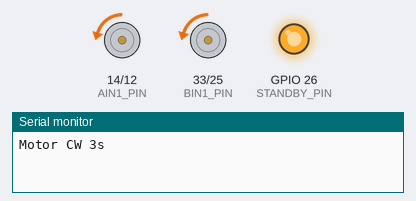
Bench run of a sketch on a simulated ESP32. On the bench: motor-driver pin pairs drawn as motors (green arrow = first pin HIGH = forward, orange = second pin HIGH = backward, longer = more drive, scaled by the enable pin, stopped while the standby pin is LOW), output pins drawn as LEDs (lit = HIGH), the last lines printed to the serial monitor.

Above: at 1.0 s.
At 3.5 s:
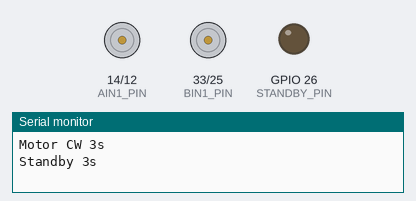
At 6.0 s:
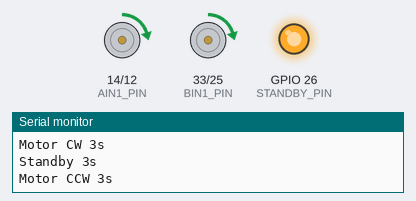
Timing chart, 0 to 10.4 s (numbered marks = the images above):
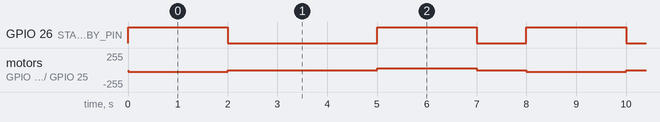

The sketch:

03-change-speed.ino
```cpp
#include <Arduino.h>
#define PWM_FREQ 5000

int PWM_RESOLUTION = 10;

const int PWMA_CHANNEL = 0;
int PWMB_CHANNEL = 1;

int STANDBY_PIN = 26;

#define PWMA_PIN 27
#define AIN1_PIN 14
// int PWMA_PIN = 27;
// int AIN1_PIN = 14;
int AIN2_PIN = 12;

int PWMB_PIN = 32;
int BIN1_PIN = 33;
int BIN2_PIN = 25;

int MAX_DUTY_CYCLE = (int)(pow(2, PWM_RESOLUTION) - 1);

void setupPwmPin(uint8_t pin, uint8_t channel)
{
  ledcSetup(PWMA_CHANNEL, PWM_FREQ, PWM_RESOLUTION);
  ledcAttachPin(pin, channel);
}

void setupSerial()
{
  Serial.begin(115200);
}

/*
void changeToCw(int cw)
{
}
*/

/*

IN1 IN2 PWM STBY Mode |
0 0 1 1 Stop  0
0 1 1 1 CCW   1
1 0 1 1 CW    2
1 1 1 0 STBY  3
*/

void turnMotorPower(int onOff_IN1, int onOff_IN2, int speed, int onOff_STANDBY)
{
  // Serial.println(Speed);


  digitalWrite(STANDBY_PIN, onOff_STANDBY);

  analogWrite(PWMA_PIN, speed*1.02);
  digitalWrite(AIN1_PIN, onOff_IN1);
  digitalWrite(AIN2_PIN, onOff_IN2);

  analogWrite(PWMB_PIN, speed);
  digitalWrite(BIN1_PIN, onOff_IN1);
  digitalWrite(BIN2_PIN, onOff_IN2);
}

void turnMotorPowerMasking(int mode) {
  const int IN1 = (mode & 0b10) > 0 ? HIGH : LOW;
  const int IN2 = (mode & 0b10) > 0 ? HIGH : LOW;
  //const int PWM = (mode & 0b10) > 0 ? HIGH : LOW;
  //const int STBY = (mode & 0b10) > 0 ? HIGH : LOW;
}

void setupPins()
{
  pinMode(STANDBY_PIN, OUTPUT);

  pinMode(PWMA_PIN, OUTPUT);
  pinMode(AIN1_PIN, OUTPUT);
  pinMode(AIN2_PIN, OUTPUT);

  pinMode(PWMB_PIN, OUTPUT);
  pinMode(BIN1_PIN, OUTPUT);
  pinMode(BIN2_PIN, OUTPUT);
}

void standby(int shouldStandby, int time)
{
  if (shouldStandby)
  {
    turnMotorPower(LOW, LOW, LOW, LOW);
    delay(time);
  }
}

void setup()
{
  setupSerial();

  setupPins();

  // TODO: set up pwm pins
}

void loop()
{
  /* TODO: complete this sequence:
  1. Spin slow for 3 seconds
  2. Stop for 3 seconds
  3. Spin fast for 3 seconds
  4. Stop for 3 seconds

  Also print messages in serial to indicate what's going on

  Hint: refer to arduino-esp32 doc!
  */

  Serial.printf("\nMotor CW 3s\n");
  turnMotorPower(LOW, HIGH, 25, HIGH);
  delay(2000);
  Serial.printf("Standby 3s\n");
  standby(1, 3000);

  Serial.printf("Motor CCW 3s\n");
  turnMotorPower(HIGH, LOW, 25, HIGH);
  delay(2000);
  Serial.printf("Standby 1s\n");
  standby(1, 1000);
}
```

Measured:
- by itself, GPIO 26 (STANDBY_PIN): repeats every 8.0 s: LOW 3.0 s, HIGH 2.0 s, LOW 1.0 s, HIGH 2.0 s
- by itself, motor on GPIO 14 (AIN1_PIN) / GPIO 12 (AIN2_PIN), motor on GPIO 33 (BIN1_PIN) / GPIO 25 (BIN2_PIN): repeats every 8.0 s: stopped 3.0 s, forward 25/255 2.0 s, stopped 1.0 s, backward 25/255 2.0 s
